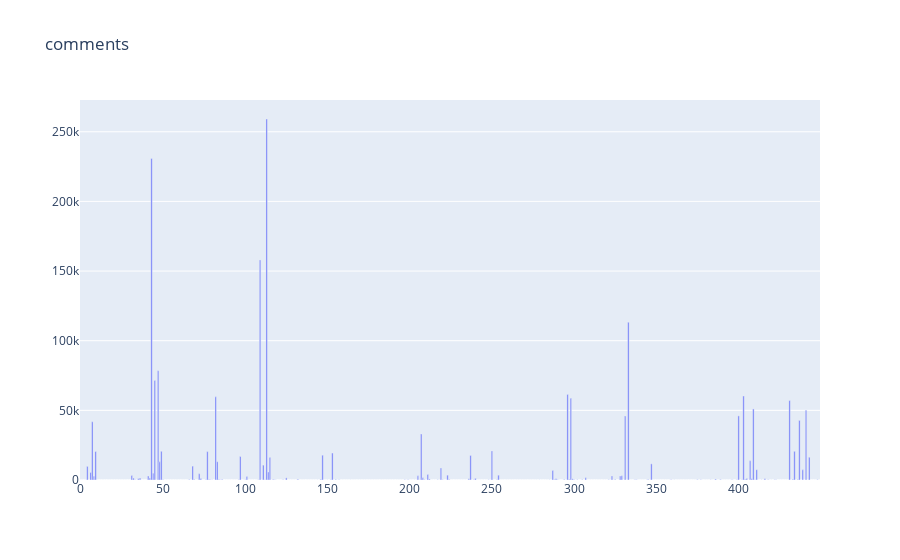
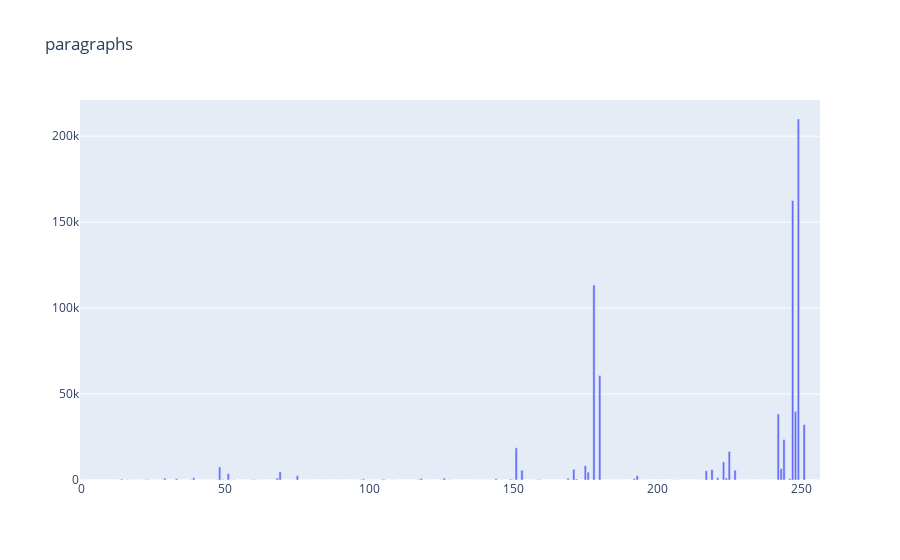
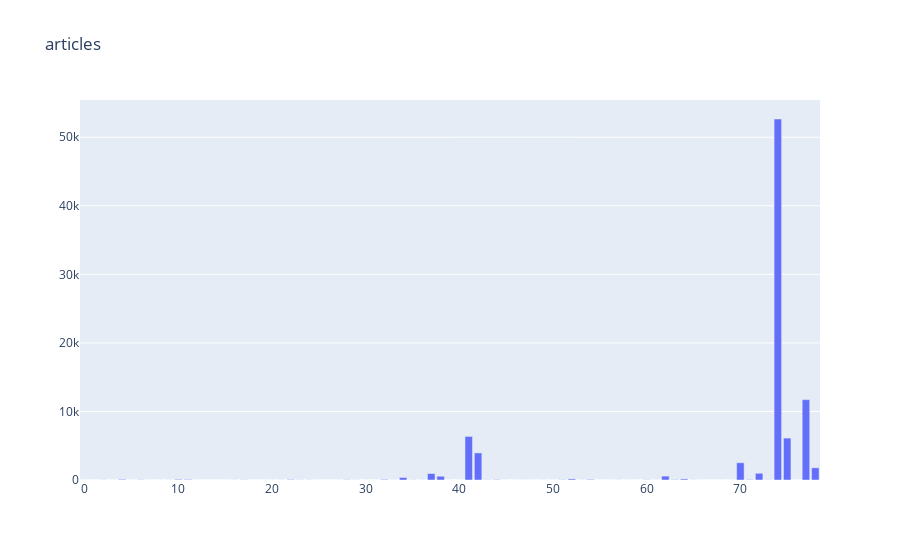
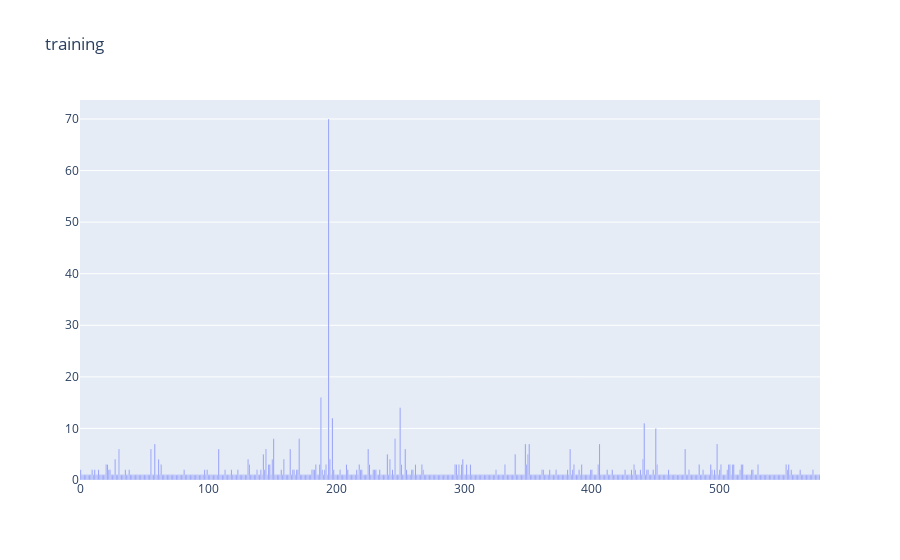

The notebook cell saved with these charts, in order:
### Code cell
for k, df in dfs.items():
    all, original, vals, count = count_vectors(df)
    fig = go.Figure()
    fig.add_trace(go.Bar(
        x=count.index, y=count.text, name=k
    ))
    fig.update_layout(title_text=k)
    fig.show()
    # print(vals/all)
    print(k)
    print("\tdata size:\t\t", original)
    print("\tdifferent vectors:\t", all)
    print("\tpercent:\t\t", round(all/original,4))

### Figure 1 — Plotly figure (JSON) as saved in the notebook; plotly's stock layout.template omitted (floating-point values rounded to 4 significant figures; data arrays with more than 128 entries replaced by an {"elided": "..."} marker saying what was removed)
{"data": [{"name": "comments", "type": "bar", "x": {"elided": "450 int values"}, "y": {"elided": "450 int values"}}], "layout": {"title": {"text": "comments"}}}

### Figure 2 — Plotly figure (JSON) as saved in the notebook; plotly's stock layout.template omitted (floating-point values rounded to 4 significant figures; data arrays with more than 128 entries replaced by an {"elided": "..."} marker saying what was removed)
{"data": [{"name": "paragraphs", "type": "bar", "x": {"elided": "257 int values"}, "y": {"elided": "257 int values"}}], "layout": {"title": {"text": "paragraphs"}}}

### Figure 3 — Plotly figure (JSON) as saved in the notebook; plotly's stock layout.template omitted (floating-point values rounded to 4 significant figures)
{"data": [{"name": "articles", "type": "bar", "x": [0, 1, 2, 3, 4, 5, 6, 7, 8, 9, 10, 11, 12, 13, 14, 15, 16, 17, 18, 19, 20, 21, 22, 23, 24, 25, 26, 27, 28, 29, 30, 31, 32, 33, 34, 35, 36, 37, 38, 39, 40, 41, 42, 43, 44, 45, 46, 47, 48, 49, 50, 51, 52, 53, 54, 55, 56, 57, 58, 59, 60, 61, 62, 63, 64, 65, 66, 67, 68, 69, 70, 71, 72, 73, 74, 75, 76, 77, 78], "y": [1, 1, 14, 1, 90, 2, 37, 1, 1, 9, 94, 75, 1, 4, 1, 1, 10, 22, 4, 3, 8, 7, 64, 17, 17, 2, 2, 4, 39, 11, 1, 3, 82, 9, 365, 19, 10, 938, 550, 3, 1, 6356, 3951, 29, 55, 3, 1, 7, 2, 6, 2, 38, 160, 10, 82, 0, 1, 10, 2, 1, 30, 9, 567, 48, 154, 14, 1, 5, 1, 1, 2517, 66, 981, 27, 52656, 6113, 1, 11721, 1786]}], "layout": {"title": {"text": "articles"}}}

### Figure 4 — Plotly figure (JSON) as saved in the notebook; plotly's stock layout.template omitted (floating-point values rounded to 4 significant figures; data arrays with more than 128 entries replaced by an {"elided": "..."} marker saying what was removed)
{"data": [{"name": "training", "type": "bar", "x": {"elided": "579 int values"}, "y": {"elided": "579 int values"}}], "layout": {"title": {"text": "training"}}}
